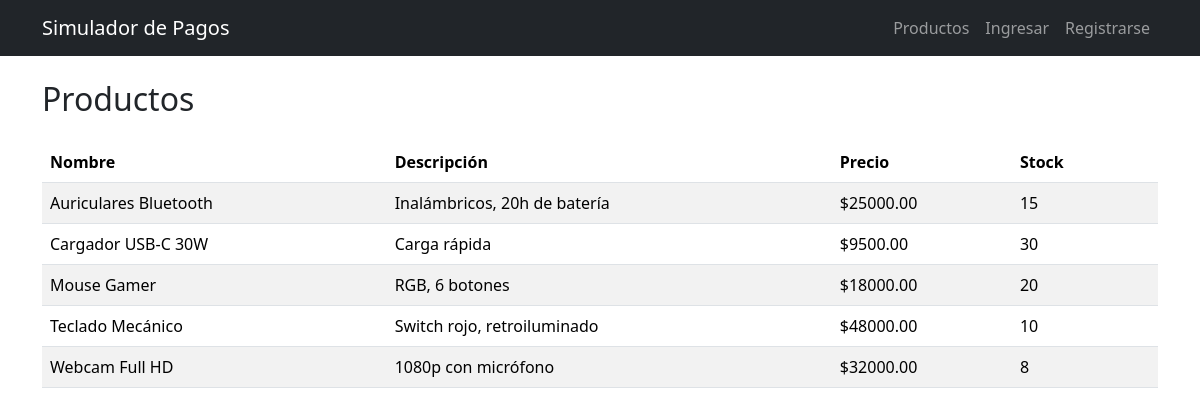
The app's page /productos/, older data.
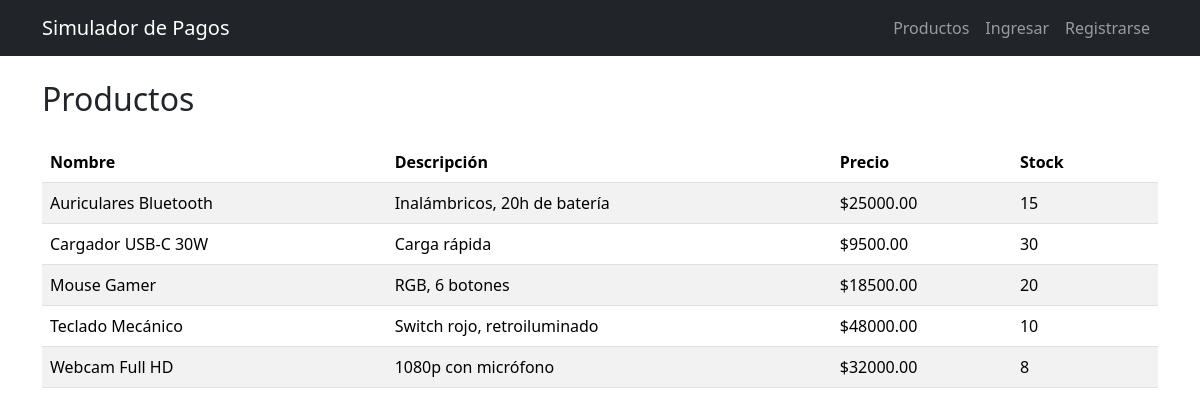
The same page, newer data.
### app/models.py (models this page shows)
class Producto(db.Model):
    __tablename__ = "productos"
    id = db.Column(db.Integer, primary_key=True)
    nombre = db.Column(db.String(100), nullable=False)
    descripcion = db.Column(db.Text)
    precio = db.Column(db.Numeric(10, 2), nullable=False)
    stock = db.Column(db.Integer, nullable=False, default=0)
    items = db.relationship("ItemPedido", back_populates="producto", lazy=True)

### app/routes/products.py (the view)
@products_bp.route("/")
def listar():
    productos = Producto.query.order_by(Producto.nombre).all()
    return render_template(
        "productos.html", productos=productos, form_eliminar=EliminarForm()
    )

### app/templates/productos.html (shortened to what this page needs)
{% extends "base.html" %} {% block title %}Productos{% endblock %} {% block
content %}
<div class="d-flex justify-content-between align-items-center mb-3">
  <h2>Productos</h2>
</div>
<table class="table table-striped align-middle">
  <thead>
    <tr>
      <th>Nombre</th>
      <th>Descripción</th>
      <th>Precio</th>
      <th>Stock</th>
      <th></th>
    </tr>
  </thead>
  <tbody>
    {% for p in productos %}
    <tr>
      <td>{{ p.nombre }}</td>
      <td>{{ p.descripcion }}</td>
      <td>${{ "%.2f"|format(p.precio) }}</td>
      <td>{{ p.stock }}</td>
      <td class="text-end">
      </td>
    </tr>
    {% else %}
    <tr>
      <td colspan="5" class="text-center text-muted">
        No hay productos cargados.
      </td>
    </tr>
    {% endfor %}
  </tbody>
</table>
{% endblock %}

### app/templates/base.html (shortened to what this page needs)
<!doctype html>
<html lang="es">
  <head>
    <link
      href="https://cdn.jsdelivr.net/npm/bootstrap@5.3.3/dist/css/bootstrap.min.css"
      rel="stylesheet"
    />
  </head>
  <body>
    <nav class="navbar navbar-expand navbar-dark bg-dark mb-4">
      <div class="container">
        <a class="navbar-brand" href="{{ url_for('index') }}"
          >Simulador de Pagos</a
        >
        <div class="navbar-nav ms-auto">
          <a class="nav-link" href="{{ url_for('products.listar') }}"
            >Productos</a
          >
          {% if current_user.is_authenticated %}
          <span class="navbar-text me-3">Hola, {{ current_user.nombre }}</span>
          <a class="nav-link" href="{{ url_for('auth.logout') }}">Salir</a>
          {% else %}
          <a class="nav-link" href="{{ url_for('auth.login') }}">Ingresar</a>
          <a class="nav-link" href="{{ url_for('auth.registro') }}"
            >Registrarse</a
          >
          {% endif %}
        </div>
      </div>
    </nav>
    <div class="container">
       {% block content %}{% endblock %}
    </div>
  </body>
</html>

Row changes from the older to the newer data that the page shows:
changed Producto "Mouse Gamer": precio "18000.00" → "18500.00"
